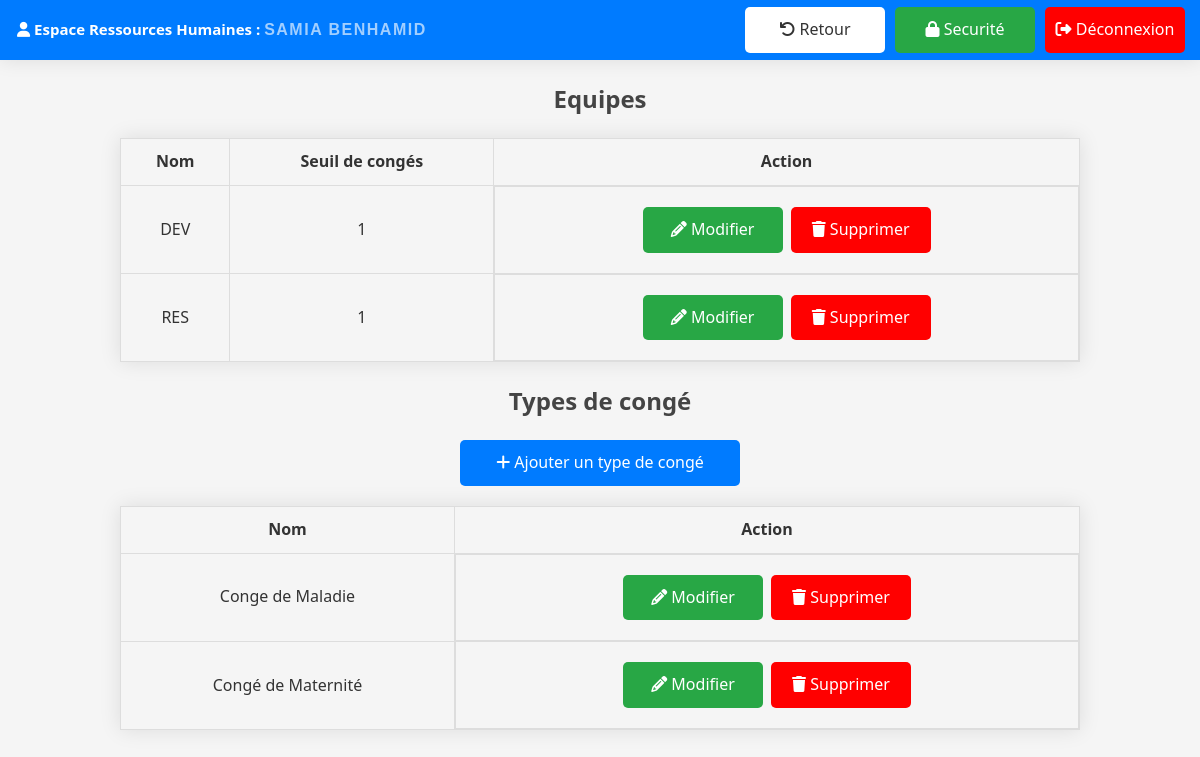
Screenshot of /conges/settings/ (signed in) with the database file from the repository.
### users/models.py (models this page shows, shortened)
class Equipe(models.Model):
    nom = models.CharField(max_length=100, null=True)
    seuil_conges = models.IntegerField(default=5)

class TypeConge(models.Model):
    nom = models.CharField(max_length=200)

### users/views.py (the view)
# urls.py: path('conges/settings/', views.settings, name='settings'),
@login_required
def settings(request):
    equipes = Equipe.objects.all()
    types_conge = TypeConge.objects.all()
    context = {
        'equipes': equipes,
        'types_conge': types_conge,
    }
    return render(request, 'ressourceshumaines/settings.html', context)

### users/templates/ressourceshumaines/settings.html (shortened to what this page needs)
{% extends "base.html" %}
{% block topbar-left-container %}
<div class="tb-title"><i class="fa-solid fa-user"></i> Espace Ressources Humaines : <span class="tp-content">{{ user.first_name }} {{ user.last_name }}</span></div>
{% endblock %}
{% block topbar-right-container %}
<a class="return-button" href="{% url 'dashboard' %}"><i class="fa-solid fa-arrow-rotate-left"></i> Retour</a>
<a class="security-button" href="{% url 'security' %}"><i class="fa-solid fa-lock"></i> Securité</a>
<a class="logout-button" href="{% url 'logout' %}"><i class="fa-solid fa-right-from-bracket"></i> Déconnexion</a>
{% endblock %}
{% block content %}
<h2>Equipes</h2>
<table>
    <tr>
        <th>Nom</th>
        <th>Seuil de congés</th>
        <th>Action</th>
    </tr>
    {% for equipe in equipes %}
    <tr>
        <td>{{ equipe.nom }}</td>
        <td>{{ equipe.seuil_conges }}</td>
        <td class="action">
            <a class="accept" href="{% url 'modify' equipe.id 'Equipe' %}"><i class="fa-solid fa-pencil"></i> Modifier</a>
            <a class="reject" href="{% url 'delete' equipe.id 'Equipe' %}"><i class="fa-solid fa-trash"></i> Supprimer</a>
        </td>
    </tr>
    {% empty %}
    <tr>
        <td colspan="3">Aucune équipe.</td>
    {% endfor %}
</table>
<h2>Types de congé</h2>
<a class="add" href="{% url 'create_conge' %}"><i class="fa-solid fa-plus"></i> Ajouter un type de congé</a>
<table>
    <tr>
        <th>Nom</th>
        <th>Action</th>
    </tr>
    {% for type_conge in types_conge %}
    <tr>
        <td>{{ type_conge.nom }}</td>
        <td class="action">
            <a class="accept" href="{% url 'modify' type_conge.id 'TypeConge' %}"><i  class="fa-solid fa-pencil"></i> Modifier</a>
            <a class="reject" href="{% url 'delete' type_conge.id 'TypeConge' %}"> <i class="fa-solid fa-trash"></i> Supprimer</a>
        </td>
    </tr>
    {% empty %}
    <tr>
        <td colspan="2">Aucun type de congé.</td>
    {% endfor %}
</table>
{% endblock %}

### users/static/css/style.css (style rules this page uses)
body { font-family: system-ui, -apple-system, BlinkMacSystemFont, 'Segoe UI', Roboto, Oxygen, Ubuntu, Cantarell, 'Open Sans', 'Helvetica Neue', sans-serif; margin: 0; padding: 0; background-color: #f5f5f5; color: #333; margin: 0; padding: 0; line-height: 1.6; }
h2, h3 { text-align: center; color: #444; margin-top: 20px; }
a { display: block; width: auto; width: 240px; margin: 10px auto; padding: 10px 20px; text-align: center; background-color: #007bff; color: #fff; text-decoration: none; border-radius: 5px; transition: background-color 0.3s ease; }
table { width: 80%; margin: 20px auto; border-collapse: collapse; box-shadow: 0 0 20px rgba(0, 0, 0, 0.1); }
table, th, td { border: 1px solid #ddd; }
th, td { padding: 10px; text-align: center; }
.action { display: flex; flex-direction: row; justify-content: center; }
.accept { display: block; padding: 10px; text-align: center; background-color: #28a745; color: #fff; text-decoration: none; border-radius: 5px; transition: background-color 0.3s ease; }
.reject { display: block; padding: 10px; text-align: center; background-color: #ff0000; color: #fff; text-decoration: none; border-radius: 5px; transition: background-color 0.3s ease; }
.accept, .reject { width: 120px; margin: 10px 4px; }
.tb-title { font-size: 15px; font-weight: bold; margin-left: 7px; }
.tp-content { cursor: pointer; color: rgba(255, 255, 255, 0.637); font-family: "Raleway", Sans-serif; text-transform: uppercase; font-weight: 700; letter-spacing: 1.5px; --base-font-size: 13px; font-size: 16px; font-weight: bold; }
.security-button, .return-button, .settings-button, .reporting-button { display: block; padding: 10px; text-align: center; background-color: #28a745; color: #fff; text-decoration: none; border-radius: 5px; transition: background-color 0.3s ease; width: 120px; margin: 10px 5px; }
.return-button, .settings-button { background-color: white; color: #333333; }
.logout-button { display: block; width: 120px; margin: 10px 5px; padding: 10px; text-align: center; background-color: #ff0000; color: #fff; text-decoration: none; border-radius: 5px; transition: background-color 0.3s ease; }

### rows the page displays
Equipe: nom "DEV", seuil_conges "1"
Equipe: nom "RES", seuil_conges "1"
TypeConge: nom "Conge de Maladie"
TypeConge: nom "Congé de Maternité"

### other values shown
{{ user.first_name }} "SAMIA"
{{ user.last_name }} "BENHAMID"
